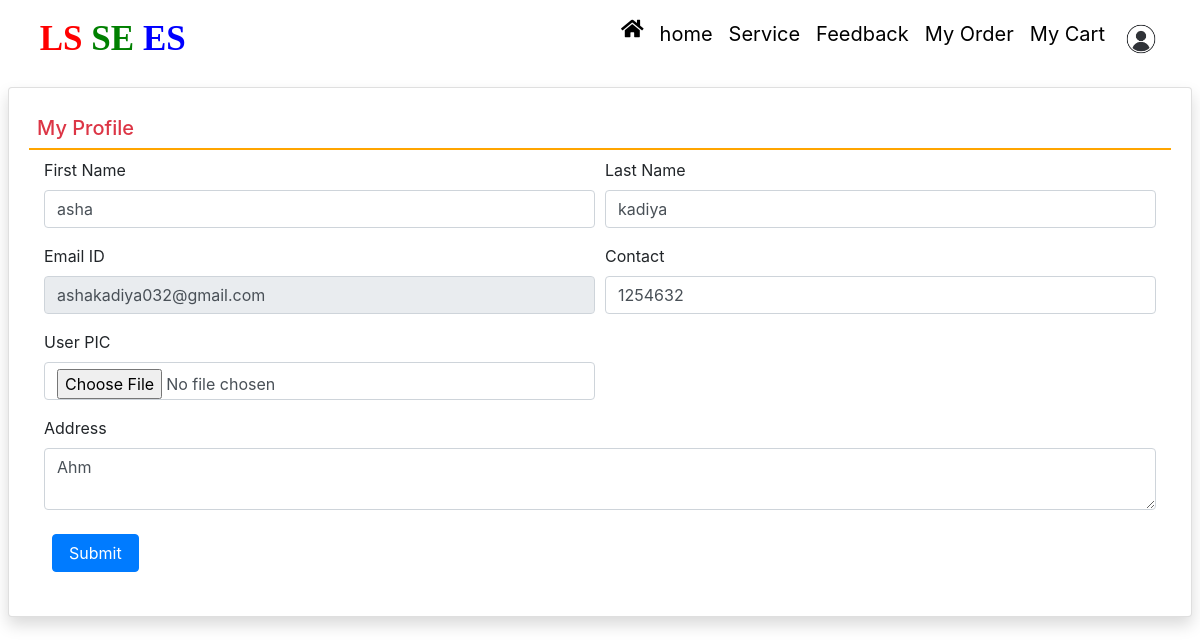
Page /profile/ (signed in) on the committed database.
### LocalApp/models.py (models this page shows, shortened)
class Customer(models.Model):
    user = models.ForeignKey (User, on_delete=models.CASCADE)
    mobile = models.CharField(max_length=100, null=True, blank=True)
    address = models.TextField(null=True, blank=True)
    image = models.FileField(null=True, blank=True)

### LocalApp/views.py (the view, shortened to what this page needs)
# urls.py: path('profile/', profile, name="profile"),
def profile(request):
        data = Customer.objects.get(user=request.user)
        return render(request, 'profile.html', locals())

### LocalApp/templates/profile.html (shortened to what this page needs)
{% load static %}
<html>
<head>
</head>
<body>
{% include 'navigation.html' %}
<div class="card shadow m-2">
    <div class="card-body">
        <h5 class="p-2 text-danger" style="border-bottom: 2px solid orange;">My Profile</h5>
<div class="container-fluid">
<form method="POST"  enctype="multipart/form-data">
    <div class="form-row">
        <div class="col-sm-6">
            <div class="form-group">
                <label>First Name</label>
                <input type="text" name="fname" placeholder="Enter First Name"  class="form-control"  pattern="[A-Za-z]+" value="{{data.user.first_name}}">
            </div>
        </div>
        <div class="col-sm-6">
            <div class="form-group">
                <label>Last Name</label>
                <input type="text" name="lname" placeholder="Enter Last Name"  class="form-control" pattern="[A-Za-z]+" value="{{data.user.last_name}}">
            </div>
        </div>
        <div class="col-sm-6">
            <div class="form-group">
                <label>Email ID</label>
                <input type="email" name="email" readonly placeholder="Email Address" required class="form-control" value="{{data.user.username}}">
            </div>
        </div>
        <div class="col-sm-6">
            <div class="form-group">
                <label>Contact</label>
                <input type="text" name="mobile" placeholder="Contact Number" required class="form-control" value="{{data.mobile}}">
            </div>
        </div>
        <div class="col-sm-6">
            <div class="form-group">
                <label>User PIC</label>
                <input type="file" name="image" class="form-control">
            </div>
        </div>
        <div class="col-sm-12">
            <div class="form-group">
                <label>Address</label>
                <textarea name="address" class="form-control" placeholder="Full Address">{{data.address}}</textarea>
            </div>
        </div>
    </div>
    <input type="submit" value="Submit" class="m-2 px-3 btn btn-primary">
</form>
</div>
</div>
</div>

### LocalApp/static/css/mystyle.css (style rules this page uses)
html { scroll-behavior:smooth; }

### rows in the picture
Customer: fname "asha", lname "kadiya", email "ashakadiya032@gmail.com", mobile "1254632", address "Ahm"
